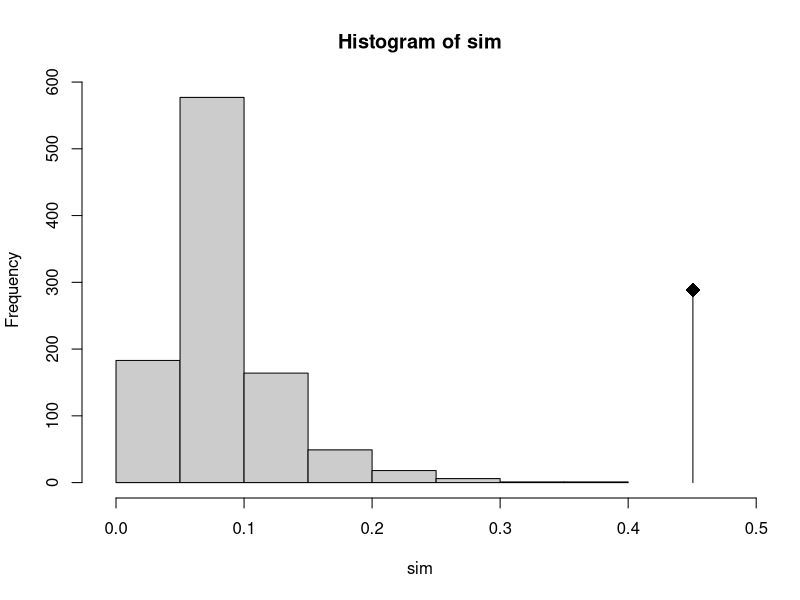

The R source for this figure:
library(ade4)


### Name: randtest.coinertia
### Title: Monte-Carlo test on a Co-inertia analysis (in C).
### Aliases: randtest.coinertia
### Keywords: multivariate nonparametric

### ** Examples

data(doubs)
dudi1 <- dudi.pca(doubs$env, scale = TRUE, scan = FALSE, nf = 3)
dudi2 <- dudi.pca(doubs$fish, scale = FALSE, scan = FALSE, nf = 2)
coin1 <- coinertia(dudi1,dudi2, scan = FALSE, nf = 2)
plot(randtest(coin1))
 
